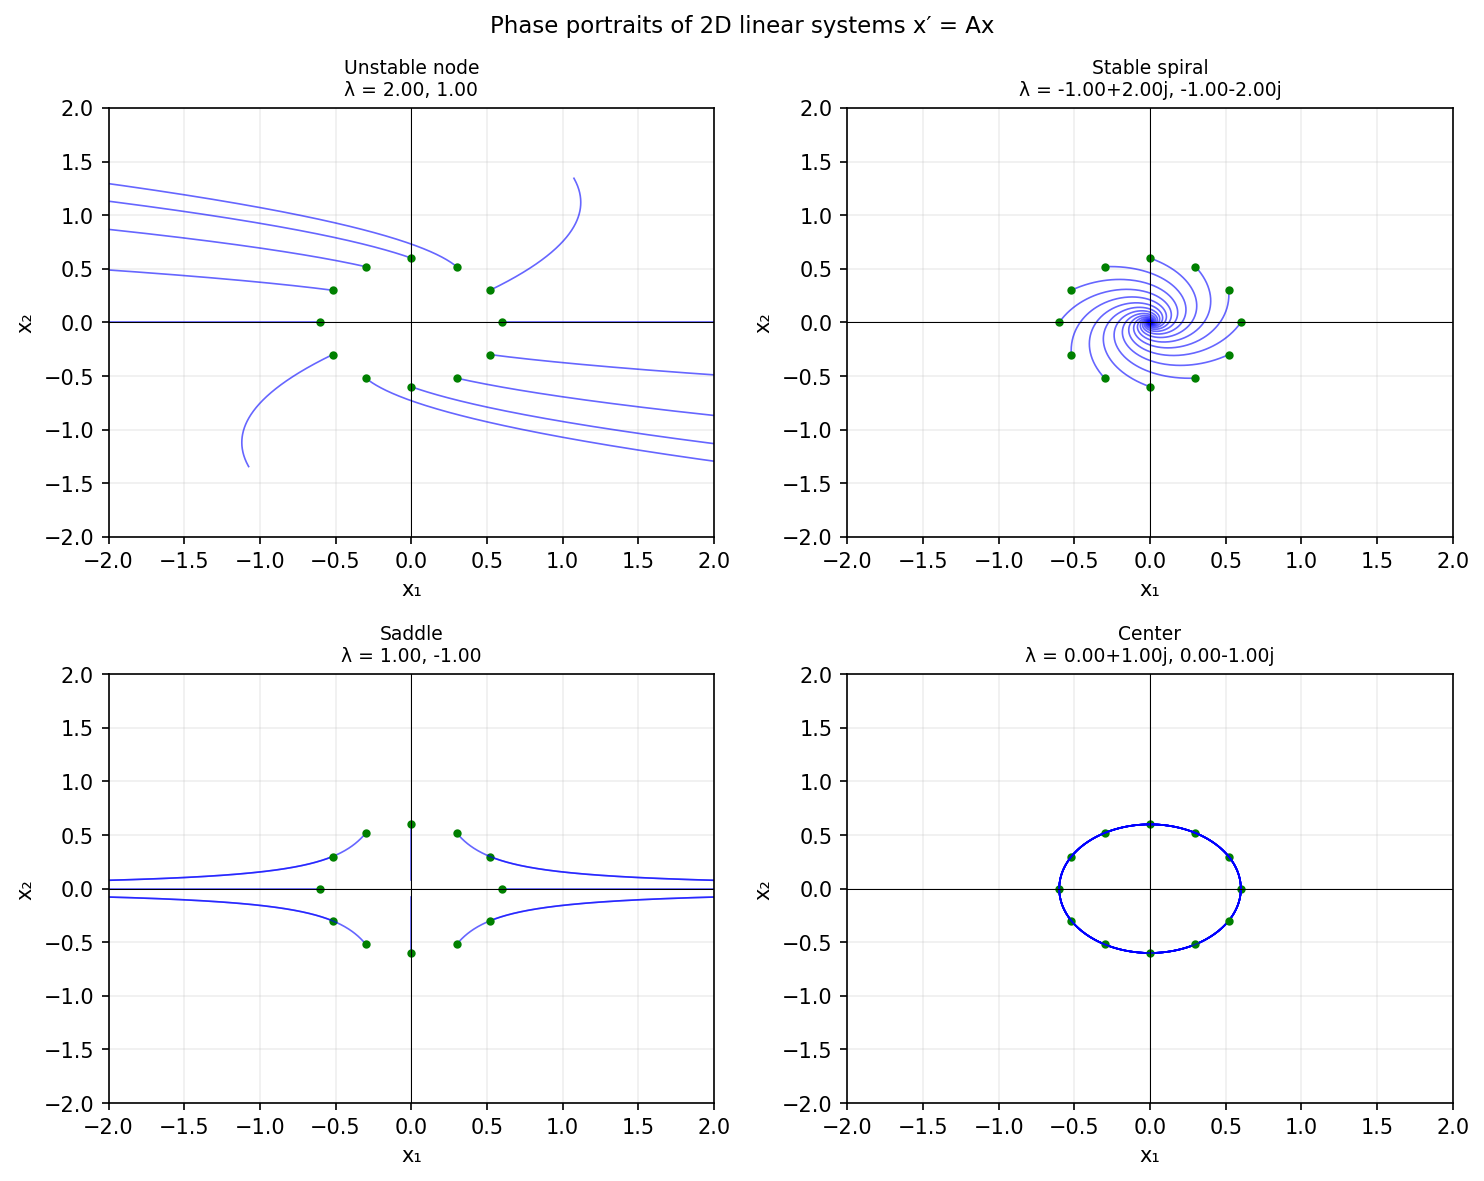

Recreate this plot in Python.
"""Classification of linear dynamical systems.

Plots phase portraits and trajectories for 2D linear systems x' = A x.
Illustrates stable node, unstable node, saddle, center, and spiral cases.

Credit: Chebfun example ode-linear/DynamicalSystems.m (Georges Klein, Mar 2013).
Original MATLAB Chebfun: Copyright 2017 by The University of Oxford and
The Chebfun Developers. See https://www.chebfun.org/ for Chebfun information.
"""
import os; os.environ.setdefault("XLA_PYTHON_CLIENT_PREALLOCATE", "false")

import matplotlib
matplotlib.use("Agg")
import matplotlib.pyplot as plt
import jax.numpy as jnp
import numpy as np
from scipy.integrate import solve_ivp
import sys, os
sys.path.insert(0, os.path.join(os.path.dirname(__file__), '..', '..', 'src'))

import chebfunjax as cj


def trajectory(A, x0, T=3.0):
    """Solve x' = Ax from x0 to time T."""
    def rhs(t, x):
        return A @ x
    sol = solve_ivp(rhs, [0, T], x0, dense_output=True, max_step=0.05)
    t = np.linspace(0, T, 300)
    return sol.sol(t)


def run():
    print("=" * 60)
    print("Classification of linear dynamical systems")
    print("=" * 60)

    # Four canonical cases
    cases = [
        ("Unstable node", np.array([[2.0, -2.0], [0.0, 1.0]]), 1.5),
        ("Stable spiral",  np.array([[-1.0, 2.0], [-2.0, -1.0]]), 4.0),
        ("Saddle",         np.array([[1.0, 0.0], [0.0, -1.0]]), 2.0),
        ("Center",         np.array([[0.0, 1.0], [-1.0, 0.0]]), 6.0),
    ]

    x0s = [
        np.array([1.0, 0.0]), np.array([0.5, 0.5]),
        np.array([0.0, 1.0]), np.array([0.0, -1.0]),
    ]

    fig, axes = plt.subplots(2, 2, figsize=(10, 8))
    axes = axes.ravel()

    for idx, (title, A, T) in enumerate(cases):
        ax = axes[idx]
        eigs = np.linalg.eigvals(A)
        print(f"\n{title}: eigenvalues = {eigs}")

        # Grid of initial conditions
        ic_grid = []
        for ang in np.linspace(0, 2 * np.pi, 12, endpoint=False):
            ic_grid.append(np.array([0.6 * np.cos(ang), 0.6 * np.sin(ang)]))

        for ic in ic_grid:
            traj = trajectory(A, ic, T)
            ax.plot(traj[0], traj[1], 'b', linewidth=0.8, alpha=0.6)
            ax.plot(traj[0, 0], traj[1, 0], 'go', markersize=3)

        ax.set_xlim(-2, 2); ax.set_ylim(-2, 2)
        ax.set_title(f"{title}\nλ = {eigs[0]:.2f}, {eigs[1]:.2f}", fontsize=9)
        ax.set_xlabel("x₁"); ax.set_ylabel("x₂")
        ax.axhline(0, color='k', linewidth=0.5)
        ax.axvline(0, color='k', linewidth=0.5)
        ax.grid(True, alpha=0.2)

    fig.suptitle("Phase portraits of 2D linear systems x′ = Ax", fontsize=11)
    fig.tight_layout()
    _here = os.path.dirname(os.path.abspath(__file__))
    fig.savefig(os.path.join(_here, "dynamical_systems.png"), dpi=150, bbox_inches="tight")
    plt.close(fig)

    # Basic assertions
    A_stable = np.array([[-1.0, 0.0], [0.0, -2.0]])
    assert np.all(np.real(np.linalg.eigvals(A_stable)) < 0), "stable node"

    print("\nAll assertions passed.")
    return True


if __name__ == "__main__":
    run()
